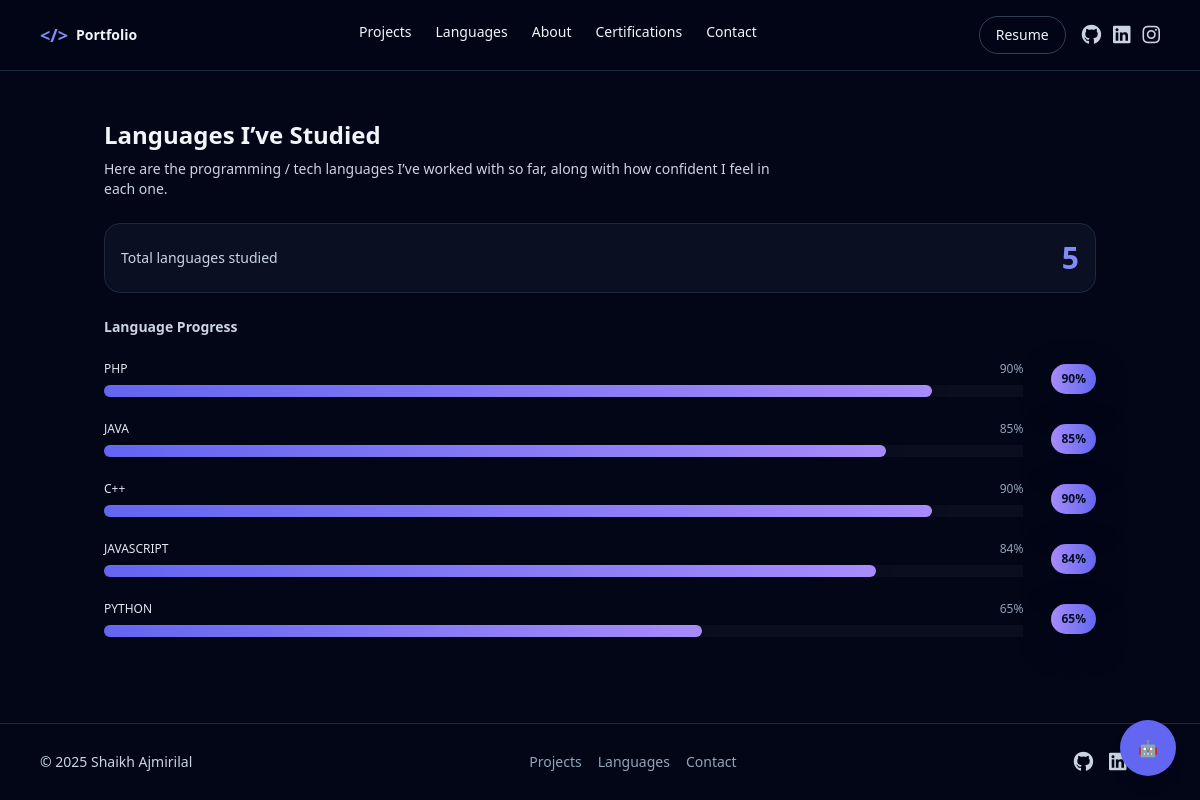
Page /languages/ on the earlier database version.
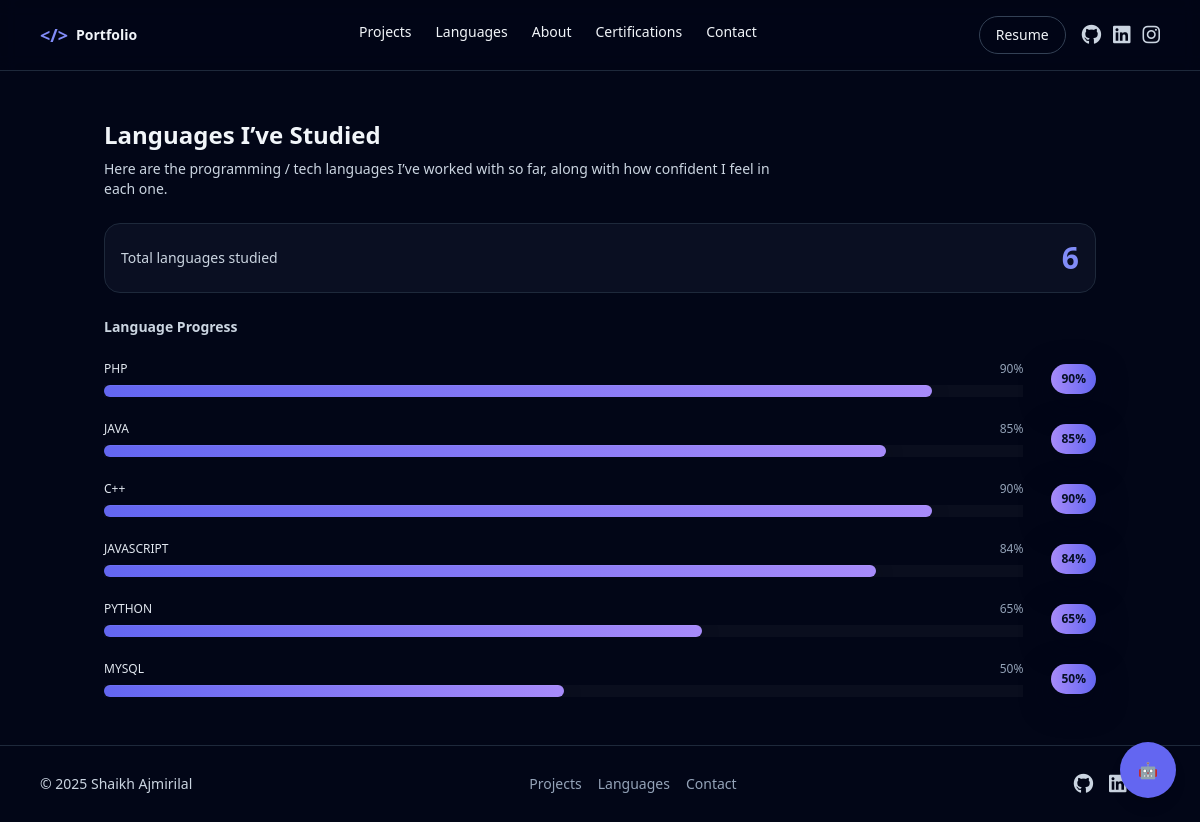
Same page on the later database version.
### core/models.py (models this page shows, shortened)
class Skill(models.Model):
    CATEGORY_CHOICES = (
        ('language', 'Language'),
        ('framework', 'Framework'),
        ('database', 'Database'),
        ('tool', 'Tool / Platform'),
        ('other', 'Other'),
    )
    name = models.CharField(max_length=100)
    category = models.CharField(max_length=20, choices=CATEGORY_CHOICES)
    proficiency = models.PositiveIntegerField(
        default=50,
        help_text="Percentage you’ve studied/learned this skill (0–100)."
    )
    name = models.CharField(max_length=100)
    category = models.CharField(max_length=20, choices=CATEGORY_CHOICES)

### core/views.py (the view)
# urls.py: path('languages/', views.languages, name='languages'),
def languages(request):
    langs = []
    total = 0
    if Skill is not None:
        try:
            if hasattr(Skill, "category"):
                langs = Skill.objects.filter(category__icontains="language")
            else:
                langs = Skill.objects.all()
            total = langs.count()
        except Exception:
            langs = []
            total = 0
    return render(request, "core/languages.html", {"languages": langs, "total": total})

### core/templates/core/languages.html (shortened to what this page needs)
{% extends "core/base.html" %}
{% block content %}
<section class="max-w-5xl mx-auto px-4 py-12 space-y-6">
  <div class="reveal">
    <h1 class="text-2xl font-bold mb-2">Languages I’ve Studied</h1>
    <p class="text-sm text-slate-300 max-w-2xl">
      Here are the programming / tech languages I’ve worked with so far, along with how confident I feel in each one.
    </p>
  </div>
  <div class="border border-slate-800 rounded-2xl p-4 bg-slate-900/60 flex items-center justify-between reveal">
    <p class="text-sm text-slate-300">Total languages studied</p>
    <p class="text-3xl font-bold text-indigo-400">{{ total }}</p>
  </div>
  <div class="space-y-6">
    <h2 class="text-sm font-semibold text-slate-300 mb-1 reveal">Language Progress</h2>
    {% for lang in languages %}
      <div class="reveal lang-wrap" style="--pct: {{ lang.proficiency|default:0 }}%;" data-prog="{{ lang.proficiency|default:0 }}">
        <div class="lang-left w-full">
          <div class="flex items-center justify-between text-xs mb-2">
            <span class="text-slate-200 font-medium">{{ lang.name }}</span>
            <span class="text-slate-400">{{ lang.proficiency|default:0 }}%</span>
          </div>
          <div class="lang-track" aria-hidden="true">
            <div class="lang-bar" style="width:0%"></div>
          </div>
        </div>
        <div class="ml-4">
          <div class="lang-bubble" aria-hidden="true">{{ lang.proficiency|default:0 }}%</div>
        </div>
      </div>
    {% empty %}
      <p class="text-sm text-slate-500">No languages added yet. Open the admin panel and add Skills with category = "Language".</p>
    {% endfor %}
  </div>
</section>
{% endblock %}

Differences in the rows shown:
added Skill: name "MYSQL", proficiency "50"
Other differences:
{{ total }}: "5" → "6"
